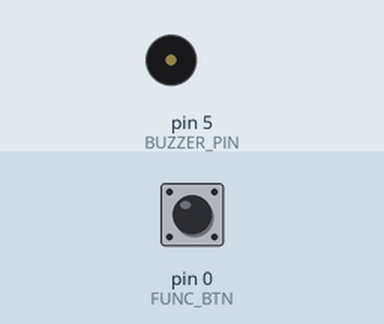
Recording of a sketch running on a simulated Arduino Uno, built with avr-gcc and run on an emulated ATmega328P. Shown: buzzer (waves = sounding). Inputs (shaded band) come from the test bench; at power-on: pin 0 (FUNC_BTN) HIGH.

Above: at 1.2 s.
1.3 s: pin 0 (FUNC_BTN) pulled LOW for 1 s
At 1.55 s:
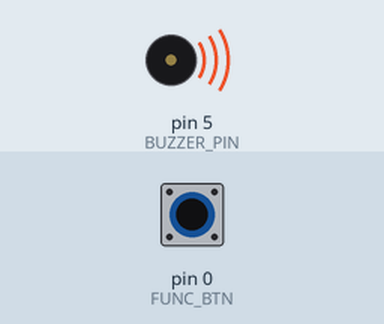
4.3 s: pin 0 (FUNC_BTN) pulled LOW for 3.2 s
At 8.7 s:
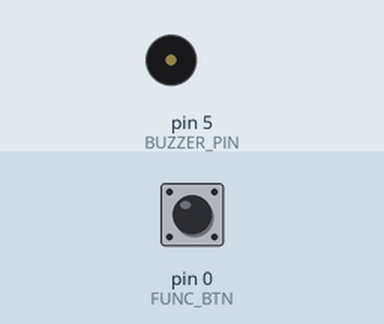
Timing chart, 0 to 10.2 s (numbered marks = the images above; inputs shaded):
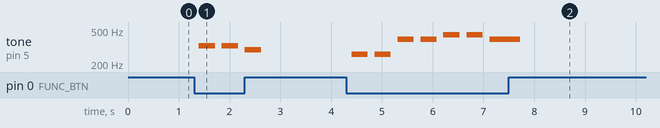

Measured:
- after the input at 1.3 s, tone on pin 5 (BUZZER_PIN): plays 328 Hz for 0.32 s, 328 Hz for 0.32 s, 293 Hz for 0.32 s, starting after 0.10 s
- after the input at 4.3 s, tone on pin 5 (BUZZER_PIN): plays 260 Hz for 0.32 s, 260 Hz for 0.32 s, 391 Hz for 0.32 s, 391 Hz for 0.32 s, 438 Hz for 0.32 s, 438 Hz for 0.32 s … (7 notes in this stretch), starting after 0.10 s

The sketch:

buttonAndBuzzer.ino
```cpp
#define FUNC_BTN    0
#define BUZZER_PIN  5    /* sig pin of the buzzer */
const uint8_t PORT_POWER = 15; // (common with RED_LED)
//set PORT_POWER as HIGH for power supply. Low means no power.

int length = 15;         /* the number of notes */
char notes[] = "ccggaagffeeddc ";
int beats[] = { 1, 1, 1, 1, 1, 1, 2, 1, 1, 1, 1, 1, 1, 2, 4 };
int tempo = 300;

void setup()
{
    /* set buzzer pin as output */
    pinMode(BUZZER_PIN, OUTPUT);
    pinMode(FUNC_BTN, INPUT);
    pinMode(PORT_POWER, OUTPUT);
    digitalWrite(PORT_POWER, HIGH);

}

void loop()
{
    for(int i = 0; i < length; i++) {
        if(notes[i] == ' ') {
            delay(beats[i] * tempo);
        } else {
            if ( LOW == digitalRead(FUNC_BTN) ){
              playNote(notes[i], beats[i] * tempo);
            }
        }
        delay(tempo / 2);    /* delay between notes */
    }

}

/* play tone */
void playTone(int tone, int duration) {
    for (long i = 0; i < duration * 1000L; i += tone * 2) {
        digitalWrite(BUZZER_PIN, HIGH);
        delayMicroseconds(tone);
        digitalWrite(BUZZER_PIN, LOW);
        delayMicroseconds(tone);
    }
}

void playNote(char note, int duration) {
    char names[] = { 'c', 'd', 'e', 'f', 'g', 'a', 'b', 'C' };
    int tones[] = { 1915, 1700, 1519, 1432, 1275, 1136, 1014, 956 };

    // play the tone corresponding to the note name
    for (int i = 0; i < 8; i++) {
        if (names[i] == note) {
            playTone(tones[i], duration);
        }
    }
}
```
